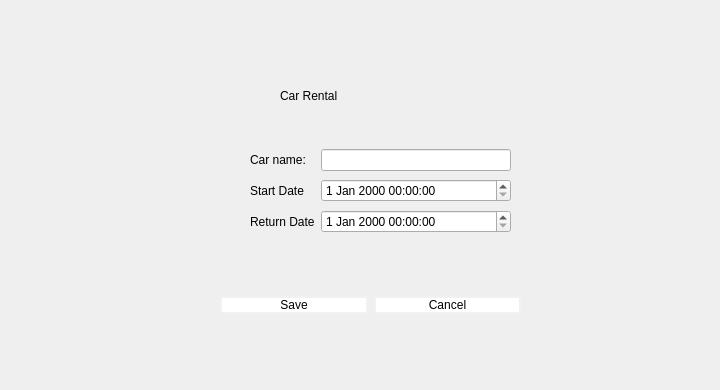
      <widget class="QWidget" name="carRental">
       <widget class="QWidget" name="car_rental" native="true">
        <property name="geometry">
         <rect>
          <x>60</x>
          <y>40</y>
          <width>651</width>
          <height>341</height>
         </rect>
        </property>
        <widget class="QLabel" name="label_6">
         <property name="geometry">
          <rect>
           <x>220</x>
           <y>30</y>
           <width>171</width>
           <height>51</height>
          </rect>
         </property>
         <property name="styleSheet">
          <string notr="true">font: 900 18pt &quot;Segoe UI Black&quot;;</string>
         </property>
         <property name="text">
          <string>Car Rental</string>
         </property>
        </widget>
        <widget class="QWidget" name="gridLayoutWidget_2">
         <property name="geometry">
          <rect>
           <x>190</x>
           <y>107</y>
           <width>261</width>
           <height>91</height>
          </rect>
         </property>
         <layout class="QGridLayout" name="gridLayout_2">
          <item row="0" column="0">
           <widget class="QLabel" name="label_7">
            <property name="text">
             <string>Car name:</string>
            </property>
           </widget>
          </item>
          <item row="1" column="1">
           <widget class="QDateTimeEdit" name="rentalStartDate"/>
          </item>
          <item row="1" column="0">
           <widget class="QLabel" name="label_8">
            <property name="text">
             <string>Start Date </string>
            </property>
           </widget>
          </item>
          <item row="2" column="0">
           <widget class="QLabel" name="label_9">
            <property name="text">
             <string>Return Date</string>
            </property>
           </widget>
          </item>
          <item row="2" column="1">
           <widget class="QDateTimeEdit" name="rentalReturnDate"/>
          </item>
          <item row="0" column="1">
           <widget class="QLineEdit" name="rentalCarName"/>
          </item>
         </layout>
        </widget>
        <widget class="QWidget" name="horizontalLayoutWidget_2">
         <property name="geometry">
          <rect>
           <x>160</x>
           <y>240</y>
           <width>301</width>
           <height>51</height>
          </rect>
         </property>
         <layout class="QHBoxLayout" name="horizontalLayout_2">
          <item>
           <widget class="QPushButton" name="saveRentalBtn">
            <property name="styleSheet">
             <string notr="true">
.QPushButton{
background-color: rgb(255, 255, 255);
border: 2px solid #f1f1f1;
color:black;
border-radius:10px;
}

.QPushButton::hover{
color: black;
	background-color: rgb(162, 162, 162);
border: 2px solid #f1f1f1;
border-radius:10px;
}</string>
            </property>
            <property name="text">
             <string>Save</string>
            </property>
           </widget>
          </item>
          <item>
           <widget class="QPushButton" name="canelRentalBtn2">
            <property name="styleSheet">
             <string notr="true">
.QPushButton{
background-color: rgb(255, 255, 255);
border: 2px solid #f1f1f1;
color:black;
border-radius:10px;
}

.QPushButton::hover{
color: black;
	background-color: rgb(162, 162, 162);
border: 2px solid #f1f1f1;
border-radius:10px;
}</string>
            </property>
            <property name="text">
             <string>Cancel</string>
            </property>
           </widget>
          </item>
         </layout>
        </widget>
       </widget>
      </widget>
